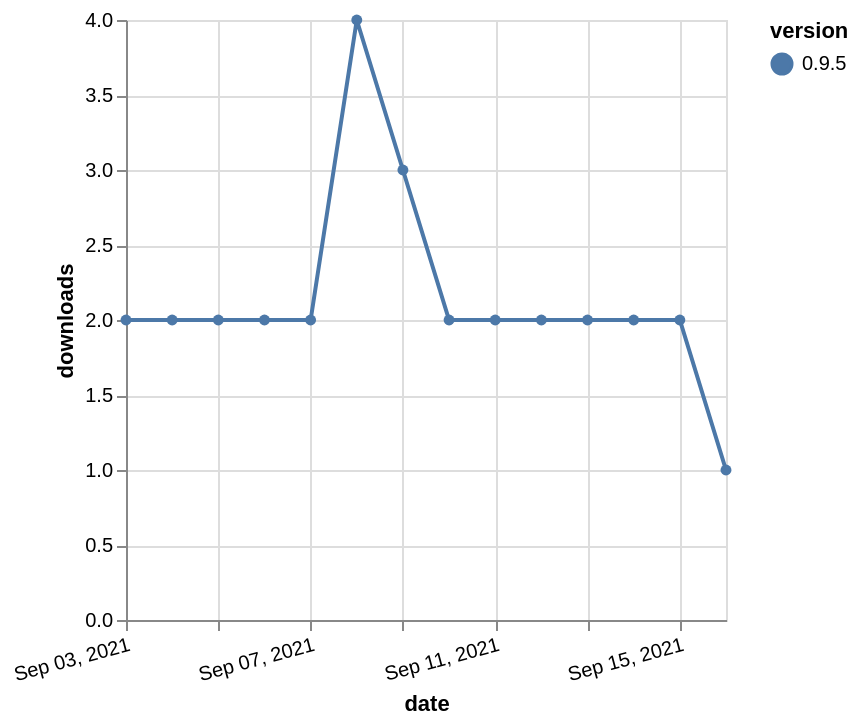

This figure's Vega-Lite source:
### Vega-Lite specification from a JSON file in a GitHub repository (floating-point values rounded to 4 significant figures)
{"$schema": "https://vega.github.io/schema/vega-lite/v5.json", "description": "A simple bar chart with embedded data.", "data": {"values": [{"date": "2021-09-03", "total": 2699, "delta": 2, "version": "0.9.5"}, {"date": "2021-09-04", "total": 2701, "delta": 2, "version": "0.9.5"}, {"date": "2021-09-05", "total": 2703, "delta": 2, "version": "0.9.5"}, {"date": "2021-09-06", "total": 2705, "delta": 2, "version": "0.9.5"}, {"date": "2021-09-07", "total": 2707, "delta": 2, "version": "0.9.5"}, {"date": "2021-09-08", "total": 2711, "delta": 4, "version": "0.9.5"}, {"date": "2021-09-09", "total": 2714, "delta": 3, "version": "0.9.5"}, {"date": "2021-09-10", "total": 2716, "delta": 2, "version": "0.9.5"}, {"date": "2021-09-11", "total": 2718, "delta": 2, "version": "0.9.5"}, {"date": "2021-09-12", "total": 2720, "delta": 2, "version": "0.9.5"}, {"date": "2021-09-13", "total": 2722, "delta": 2, "version": "0.9.5"}, {"date": "2021-09-14", "total": 2724, "delta": 2, "version": "0.9.5"}, {"date": "2021-09-15", "total": 2726, "delta": 2, "version": "0.9.5"}, {"date": "2021-09-16", "total": 2727, "delta": 1, "version": "0.9.5"}]}, "width": "container", "mark": {"type": "line", "point": {"filled": true}}, "encoding": {"x": {"field": "date", "type": "temporal", "timeUnit": "yearmonthdate", "title": "date", "axis": {"labelAngle": -15}}, "y": {"field": "delta", "type": "quantitative", "title": "downloads"}, "color": {"field": "version", "type": "nominal"}, "tooltip": {"field": "delta"}}}
